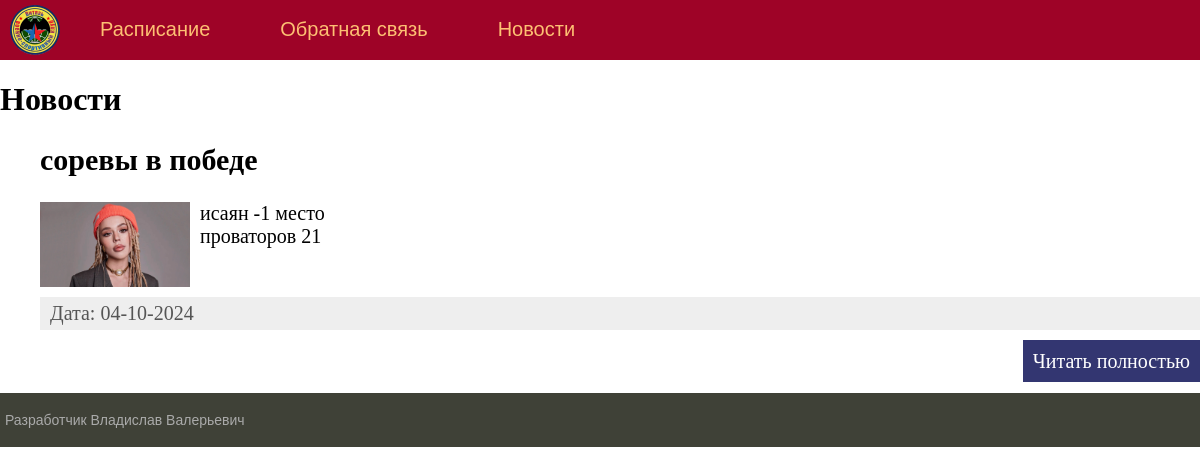
Before: /news/ with the older database file.
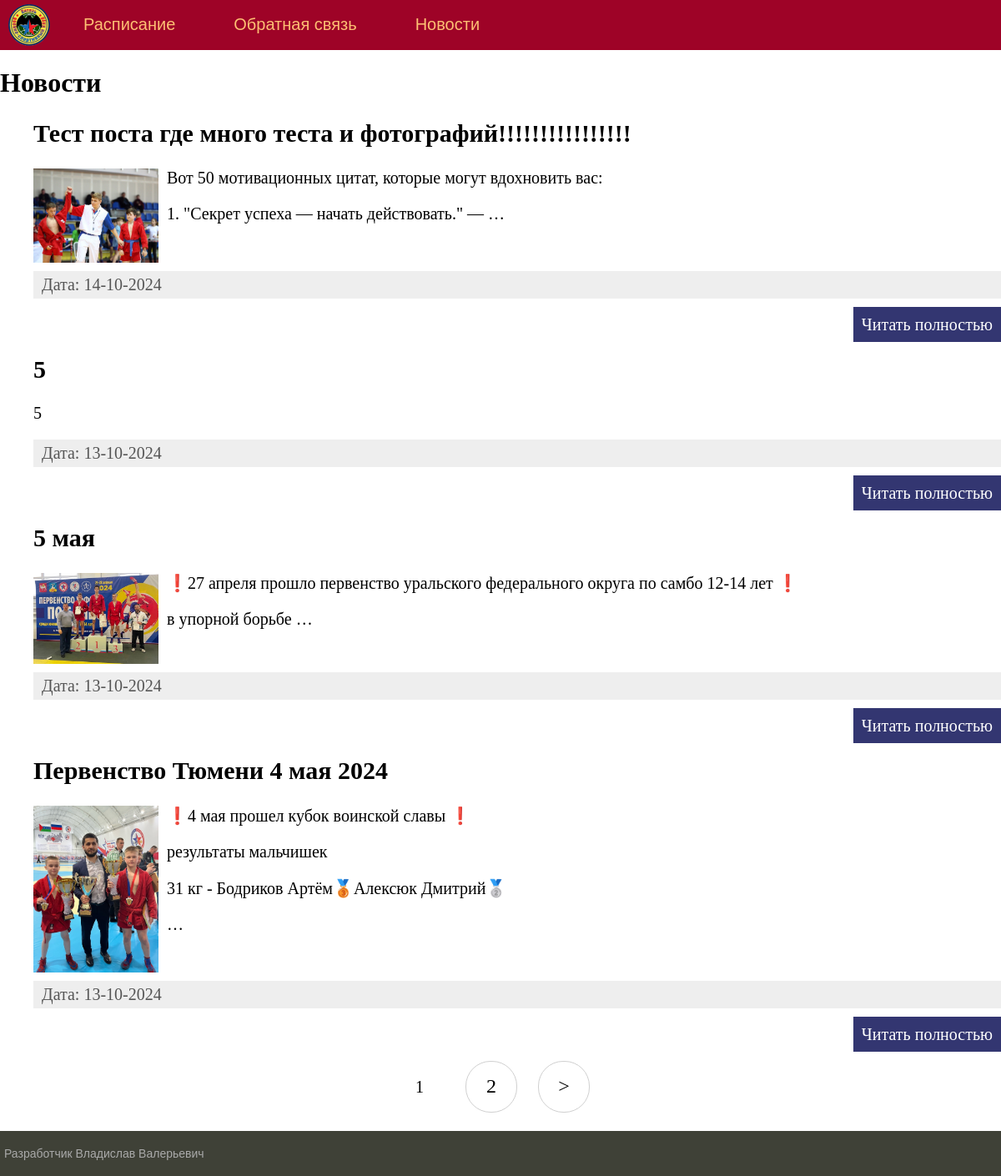
After: the same page with the newer database file.
### club/models.py (models this page shows, shortened)
class News(models.Model):
    title = models.CharField(max_length=255, verbose_name="Заголовок")
    content = models.TextField(blank=True, verbose_name="Содержание")
    time_create = models.DateTimeField(auto_now_add=True, verbose_name='Дата создания')
    is_published = models.BooleanField(default=True, verbose_name="Публикация")
    def get_absolute_url(self):
        return reverse('post', kwargs={'id': self.id})
    class Meta:
        verbose_name = 'Новости'
        verbose_name_plural = 'Новости'
        ordering = ['-time_create', 'title']

class Photo(models.Model):
    name = models.ForeignKey('News', related_name='photos', on_delete=models.CASCADE, verbose_name='Новость')
    photo = models.ImageField(upload_to="photos/%Y/%m/%d/", verbose_name="Фото")
    class Meta:
        verbose_name = 'Фото'
        verbose_name_plural = 'Фото'
        ordering = ['name']

### club/views.py (the view)
# urls.py: path('news/', ClubNews.as_view(), name='news'),
class ClubNews(DataMixin, ListView):
    model = News
    template_name = 'club/news.html'
    context_object_name = 'posts'
    def get_context_data(self, *, object_list=None, **kwargs):
        context = super().get_context_data(**kwargs)
        c_def = self.get_user_context(title="Новости")
        return dict(list(context.items()) + list(c_def.items()))
    def get_queryset(self):
        return News.objects.all().prefetch_related('photos')

### club/utils.py (called while the page is built)
    def get_user_context(self, **kwargs):
        context = kwargs
        user_menu = menu.copy()
        context['menu'] = user_menu
        if 'cat_selected' not in context:
            context['cat_selected'] = 0
        return context

### club/templates/club/news.html (shortened to what this page needs)
{% extends 'club/base.html' %}
{% block content %}
<h1> {{title}}</h1>
<ul>
    {% for p in posts  %}
        <h2>{{p.title}}</h2>
         {% if p.photos.exists %}
            <p><img class="img-article-left thumb" src="{{p.photos.first.photo.url}}" style="width: 500px; height: auto;"></p>
         {% endif %}
        {% autoescape on%}
        <p>{{p.content | linebreaks|truncatewords:15}}</p>
        {% endautoescape %}
    <div class="article-panel">
    <p class="first">Дата: {{p.time_create|date:"d-m-Y"}}</p>
    </div>
        <p class="link-read-post"><a href="{{p.get_absolute_url}}">Читать полностью</a></p>
    {%endfor%}
</ul>
{% endblock %}

### club/templates/club/base.html (shortened to what this page needs)
<!DOCTYPE html>
<html lang="ru">
{% load static %}
<head>
    <link rel="stylesheet" type="text/css" href="{% static 'club/css/styles.css' %}" />
    <link rel="stylesheet" type="text/css" href="{% static 'club/css/mainmenu.css' %}" />
</head>
<body>
    <div class="header">
        <ul id="mainmenu" class="mainmenu">
            <li class="logo"><a href="{% url 'home' %}"><div class="logo"></div></a></li>
            {% for m in menu %}
                <li><a href="{% url m.url_name %}">{{ m.title }}</a></li>
            {% endfor %}
        </ul>
    </div>
    <div class="content-text">
        {% block content %}
        {% endblock %}
        {% if page_obj.has_other_pages %}
        <nav class="list-pages">
            <ul>
 <nav class="list-pages">
    <ul>
        {% for p in page_obj.paginator.page_range %}
        {%if page_obj.number == p%}
        <li class="page-num page-num-selected">{{p}}</li>
        {%elif p >= page_obj.number|add:-2 and p <= page_obj.number|add:2 %}
        <li class="page-num">
            <a href="?page={{p}}">{{p}}</a>
        </li>
        {%endif%}
        {%endfor%}
{% if page_obj.has_next %}
<li class="page-num">
    <a href="?page={{ page_obj.next_page_number }}">&gt;</a>
</li>
{%endif%}
      </ul>
        </nav>
        {% endif %}
    </div>
<tr><td valign="top">
    <div id="footer">
        <p>Разработчик Владислав Валерьевич</p>
    </div>
</td></tr></table>
</body>
</html>

### club/static/club/css/styles.css (style rules this page uses)
html, body { font-family: 'Arial'; margin: 0; padding: 0; height: 100%; width: 100%; color: #444; }
a { color: #0059b2; text-decoration: none; }
img { max-width: 600px; height: auto; }
img.img-article-left { max-width: 300px; height: auto; float: left; padding: 0 10px 10px 0; }
img.img-article-left.thumb { max-width: 150px; height: auto; }
p.link-read-post { text-align: right; }
p.link-read-post a { padding: 10px; min-width: 100px; background: #333671; color: #fff; text-decoration: none; }
div.article-panel { background: #eee; padding: 5px 10px 5px 10px; box-sizing: border-box; overflow: hidden; color: #555; }
div.article-panel p.first { margin: 0; float: left; }
.header { background: #9e0327; height: 60px; }
.logo { background: url('../images/logo.png') no-repeat 10px 5px; background-size: 50px 50px; width: 70px; height: 60px; }
ul.mainmenu { list-style: none; margin: 0; padding: 0; height: 60px; color: #fdc073; font-size: 20px; overflow: hidden; }
ul.mainmenu li { float: left; margin: 18px 40px 0 30px; }
ul.mainmenu li.logo { margin: 0; }
ul.mainmenu li a { color: #fdc073; text-decoration: none; }
.content-text { margin: 0; color: #000; font-size: 20px; font-family: Yandex Sans Display Light; }
.content-text h1 { font-size: 32px; }
#footer { box-sizing: border-box; margin: 0px; background: #3F4137; padding: 5px; color: #aaa; font-size: 14px; font-family: Verdana, Geneva, Arial, Helvetica; text-align: left; overflow: hidden; position: relative; bottom: 0; left: 0; width: 100% }
.list-pages { text-align: center; margin: 0 0 20px 0; }
.list-pages ul { margin: 20px 0 0 0; padding: 0; list-style: none; }
.list-pages ul li { display: inline-block; margin: 0 20px 0 0; }
.list-pages a { color: #000; font-size: 24px; text-decoration: none; }
.list-pages .page-num, .page-num-selected { display: inline-block; width: 60px; height: 44px; padding: 16px 0 0 0; border: 1px solid #d0d0d0; border-radius: 30px; }
.list-pages .page-num-selected { border: none; color: #000; font-size: 20px; }

Changed rows visible on the page:
no longer on this page (row unchanged): News: title "соревы в победе", photos.first.photo (picture), content "исаян -1 место проваторов 21", time_create "04-10-2024"
added News: title "Тест поста где много теста и фотографий!!!!!!!!!!!!!!!!", photos.first.photo (picture), content "Вот 50 мотивационных цитат, которые могут вдохновить вас: 1. \"Секрет успеха — начать действовать.\" — …", time_create "14-10-2024"
added News: title "5", content "5", time_create "13-10-2024"
added News: title "5 мая", photos.first.photo (picture), content "❗27 апреля прошло первенство уральского федерального округа по самбо 12-14 лет ❗ в упорной борьбе …", time_create "13-10-2024"
added News: title "Первенство Тюмени 4 мая 2024", photos.first.photo (picture), content "❗4 мая прошел кубок воинской славы ❗ результаты мальчишек 31 кг - Бодриков Артём🥉Алексюк Дмитрий🥈 …", time_create "13-10-2024"
Other visible differences:
new list line: "1"
new list line: "2"
